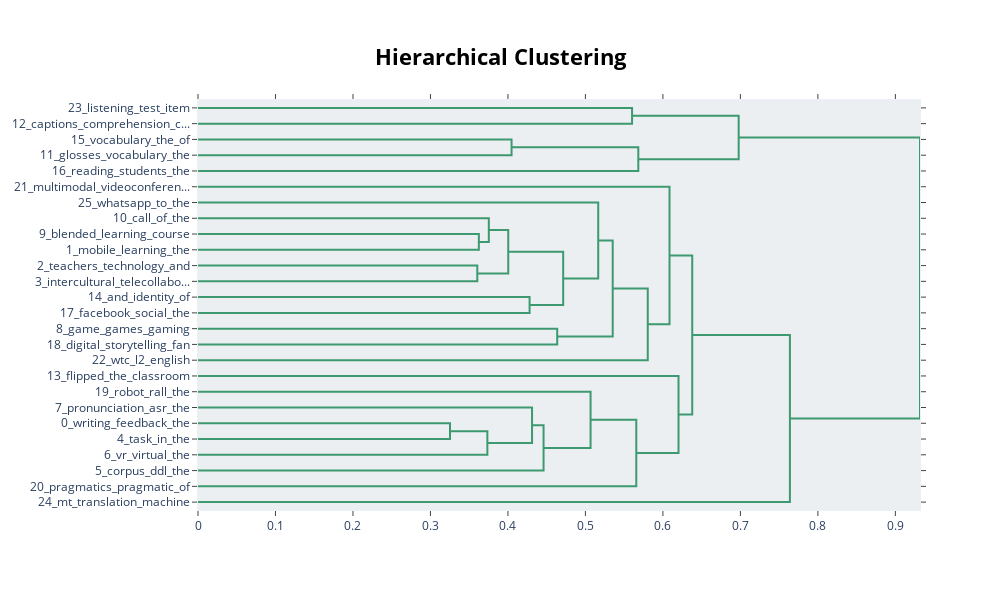

This figure's notebook cell:
### Code cell
model.visualize_hierarchy()

### Figure 1 — Plotly figure (JSON) as saved in the notebook; plotly's stock layout.template omitted (floating-point values rounded to 4 significant figures)
{"data": [{"hoverinfo": "text", "marker": {"color": "rgb(61,153,112)"}, "mode": "lines", "type": "scatter", "x": [0, 0.5602, 0.5602, 0], "xaxis": "x", "y": [-5, -5, -15, -15], "yaxis": "y"}, {"hoverinfo": "text", "marker": {"color": "rgb(61,153,112)"}, "mode": "lines", "type": "scatter", "x": [0, 0.4047, 0.4047, 0], "xaxis": "x", "y": [-25, -25, -35, -35], "yaxis": "y"}, {"hoverinfo": "text", "marker": {"color": "rgb(61,153,112)"}, "mode": "lines", "type": "scatter", "x": [0.4047, 0.5682, 0.5682, 0], "xaxis": "x", "y": [-30, -30, -45, -45], "yaxis": "y"}, {"hoverinfo": "text", "marker": {"color": "rgb(61,153,112)"}, "mode": "lines", "type": "scatter", "x": [0.5602, 0.6978, 0.6978, 0.5682], "xaxis": "x", "y": [-10, -10, -37.5, -37.5], "yaxis": "y"}, {"hoverinfo": "text", "marker": {"color": "rgb(61,153,112)"}, "mode": "lines", "type": "scatter", "x": [0, 0.3625, 0.3625, 0], "xaxis": "x", "y": [-85, -85, -95, -95], "yaxis": "y"}, {"hoverinfo": "text", "marker": {"color": "rgb(61,153,112)"}, "mode": "lines", "type": "scatter", "x": [0, 0.3753, 0.3753, 0.3625], "xaxis": "x", "y": [-75, -75, -90, -90], "yaxis": "y"}, {"hoverinfo": "text", "marker": {"color": "rgb(61,153,112)"}, "mode": "lines", "type": "scatter", "x": [0, 0.3604, 0.3604, 0], "xaxis": "x", "y": [-105, -105, -115, -115], "yaxis": "y"}, {"hoverinfo": "text", "marker": {"color": "rgb(61,153,112)"}, "mode": "lines", "type": "scatter", "x": [0.3753, 0.4004, 0.4004, 0.3604], "xaxis": "x", "y": [-82.5, -82.5, -110, -110], "yaxis": "y"}, {"hoverinfo": "text", "marker": {"color": "rgb(61,153,112)"}, "mode": "lines", "type": "scatter", "x": [0, 0.4279, 0.4279, 0], "xaxis": "x", "y": [-125, -125, -135, -135], "yaxis": "y"}, {"hoverinfo": "text", "marker": {"color": "rgb(61,153,112)"}, "mode": "lines", "type": "scatter", "x": [0.4004, 0.4713, 0.4713, 0.4279], "xaxis": "x", "y": [-96.25, -96.25, -130, -130], "yaxis": "y"}, {"hoverinfo": "text", "marker": {"color": "rgb(61,153,112)"}, "mode": "lines", "type": "scatter", "x": [0, 0.5165, 0.5165, 0.4713], "xaxis": "x", "y": [-65, -65, -113.1, -113.1], "yaxis": "y"}, {"hoverinfo": "text", "marker": {"color": "rgb(61,153,112)"}, "mode": "lines", "type": "scatter", "x": [0, 0.4636, 0.4636, 0], "xaxis": "x", "y": [-145, -145, -155, -155], "yaxis": "y"}, {"hoverinfo": "text", "marker": {"color": "rgb(61,153,112)"}, "mode": "lines", "type": "scatter", "x": [0.5165, 0.5352, 0.5352, 0.4636], "xaxis": "x", "y": [-89.06, -89.06, -150, -150], "yaxis": "y"}, {"hoverinfo": "text", "marker": {"color": "rgb(61,153,112)"}, "mode": "lines", "type": "scatter", "x": [0.5352, 0.5804, 0.5804, 0], "xaxis": "x", "y": [-119.5, -119.5, -165, -165], "yaxis": "y"}, {"hoverinfo": "text", "marker": {"color": "rgb(61,153,112)"}, "mode": "lines", "type": "scatter", "x": [0, 0.6085, 0.6085, 0.5804], "xaxis": "x", "y": [-55, -55, -142.3, -142.3], "yaxis": "y"}, {"hoverinfo": "text", "marker": {"color": "rgb(61,153,112)"}, "mode": "lines", "type": "scatter", "x": [0, 0.3252, 0.3252, 0], "xaxis": "x", "y": [-205, -205, -215, -215], "yaxis": "y"}, {"hoverinfo": "text", "marker": {"color": "rgb(61,153,112)"}, "mode": "lines", "type": "scatter", "x": [0.3252, 0.3734, 0.3734, 0], "xaxis": "x", "y": [-210, -210, -225, -225], "yaxis": "y"}, {"hoverinfo": "text", "marker": {"color": "rgb(61,153,112)"}, "mode": "lines", "type": "scatter", "x": [0, 0.4311, 0.4311, 0.3734], "xaxis": "x", "y": [-195, -195, -217.5, -217.5], "yaxis": "y"}, {"hoverinfo": "text", "marker": {"color": "rgb(61,153,112)"}, "mode": "lines", "type": "scatter", "x": [0.4311, 0.446, 0.446, 0], "xaxis": "x", "y": [-206.2, -206.2, -235, -235], "yaxis": "y"}, {"hoverinfo": "text", "marker": {"color": "rgb(61,153,112)"}, "mode": "lines", "type": "scatter", "x": [0, 0.5066, 0.5066, 0.446], "xaxis": "x", "y": [-185, -185, -220.6, -220.6], "yaxis": "y"}, {"hoverinfo": "text", "marker": {"color": "rgb(61,153,112)"}, "mode": "lines", "type": "scatter", "x": [0.5066, 0.5656, 0.5656, 0], "xaxis": "x", "y": [-202.8, -202.8, -245, -245], "yaxis": "y"}, {"hoverinfo": "text", "marker": {"color": "rgb(61,153,112)"}, "mode": "lines", "type": "scatter", "x": [0, 0.6201, 0.6201, 0.5656], "xaxis": "x", "y": [-175, -175, -223.9, -223.9], "yaxis": "y"}, {"hoverinfo": "text", "marker": {"color": "rgb(61,153,112)"}, "mode": "lines", "type": "scatter", "x": [0.6085, 0.6378, 0.6378, 0.6201], "xaxis": "x", "y": [-98.63, -98.63, -199.5, -199.5], "yaxis": "y"}, {"hoverinfo": "text", "marker": {"color": "rgb(61,153,112)"}, "mode": "lines", "type": "scatter", "x": [0.6378, 0.7639, 0.7639, 0], "xaxis": "x", "y": [-149.0, -149.0, -255, -255], "yaxis": "y"}, {"hoverinfo": "text", "marker": {"color": "rgb(61,153,112)"}, "mode": "lines", "type": "scatter", "x": [0.6978, 0.9318, 0.9318, 0.7639], "xaxis": "x", "y": [-23.75, -23.75, -202.0, -202.0], "yaxis": "y"}], "layout": {"autosize": false, "height": 590, "hoverlabel": {"bgcolor": "white", "font": {"family": "Rockwell", "size": 16}}, "hovermode": "closest", "plot_bgcolor": "#ECEFF1", "showlegend": false, "title": {"font": {"color": "Black", "size": 22}, "text": "<b>Hierarchical Clustering</b>", "x": 0.5, "xanchor": "center", "yanchor": "top"}, "width": 1000, "xaxis": {"mirror": "allticks", "rangemode": "tozero", "showgrid": false, "showline": true, "showticklabels": true, "ticks": "outside", "type": "linear", "zeroline": false}, "yaxis": {"mirror": "allticks", "range": [-260, 0], "rangemode": "tozero", "showgrid": false, "showline": true, "showticklabels": true, "tickmode": "array", "ticks": "outside", "ticktext": ["23_listening_test_item", "12_captions_comprehension_c...", "15_vocabulary_the_of", "11_glosses_vocabulary_the", "16_reading_students_the", "21_multimodal_videoconferen...", "25_whatsapp_to_the", "10_call_of_the", "9_blended_learning_course", "1_mobile_learning_the", "2_teachers_technology_and", "3_intercultural_telecollabo...", "14_and_identity_of", "17_facebook_social_the", "8_game_games_gaming", "18_digital_storytelling_fan", "22_wtc_l2_english", "13_flipped_the_classroom", "19_robot_rall_the", "7_pronunciation_asr_the", "0_writing_feedback_the", "4_task_in_the", "6_vr_virtual_the", "5_corpus_ddl_the", "20_pragmatics_pragmatic_of", "24_mt_translation_machine"], "tickvals": [-5, -15, -25, -35, -45, -55, -65, -75, -85, -95, -105, -115, -125, -135, -145, -155, -165, -175, -185, -195, -205, -215, -225, -235, -245, -255], "type": "linear", "zeroline": false}}}
